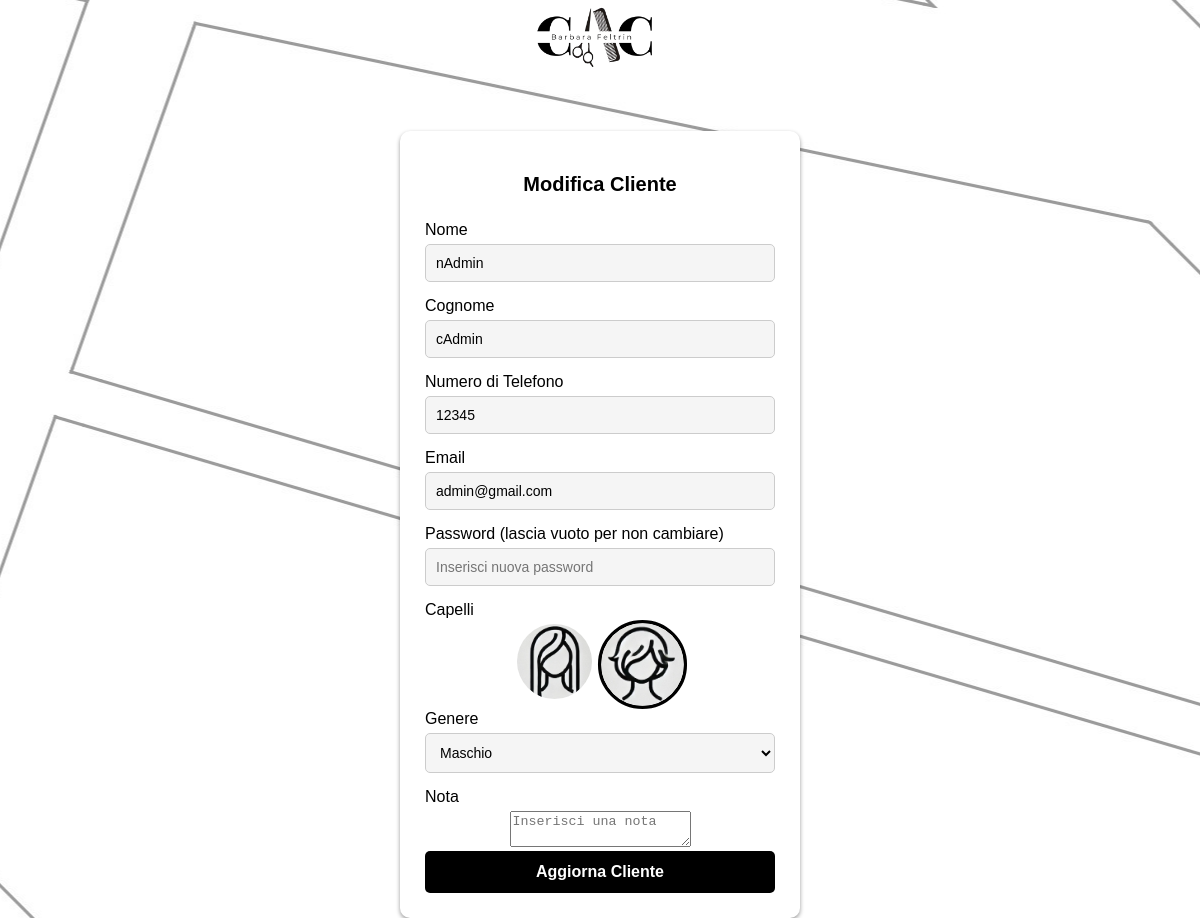
The page /add-edit/modifica_cliente.php?id=1 (signed in) on the database its author committed.
### tables this page shows
CREATE TABLE IF NOT EXISTS Customer (

    customer_id INT PRIMARY KEY AUTO_INCREMENT,
    fName VARCHAR(50) NOT NULL,
    lName VARCHAR(50) NOT NULL,
    hair ENUM ('lunghi', 'corti') NOT NULL,
    phoneN VARCHAR(15),
    password VARCHAR(255),
    gender ENUM ('maschio', 'femmina') NOT NULL,
    preference ENUM ('Barbara', 'Giulia','Casuale') DEFAULT 'Casuale',
    email VARCHAR(254),
    wants_notification TINYINT(1) NOT NULL DEFAULT 1,
    user_tipe ENUM ('cliente','amministratore','operatrice') DEFAULT 'cliente', 
    nota TEXT
);

### add-edit/modifica_cliente.php (the view, shortened to what this page needs)
<?php
require_once __DIR__ . '/../connect.php';
if ($_SERVER['REQUEST_METHOD'] === 'GET') {
    if (isset($_GET['id']) && !empty($_GET['id'])) {
        $customer_id = $_GET['id'];
        $sql = "SELECT * FROM Customer WHERE customer_id = ?";
        $stmt = $conn->prepare($sql);
        $stmt->bind_param("i", $customer_id);
        $stmt->execute();
        $result = $stmt->get_result();
        if ($result->num_rows > 0) {
            $customer = $result->fetch_assoc();
        } else {
            echo "Cliente non trovato.";
            exit();
        }
    } else {
        echo "ID cliente mancante.";
        exit();
    }
}
?>
<!DOCTYPE html>
<html lang="it">
<head>
    <link rel="stylesheet" href=".././style/barra_alta.css">
    <link rel="stylesheet" href=".././style/style_input.css">
<?php include '.././view-get/barra.php'; ?>
<body>
    <div class="logo-container">
        <img src=".././style/rullino/logo.png" alt="Che Capelli Logo" class="logo">
    </div>
    <div class="form-container">
        <h2>Modifica Cliente</h2>
        <form action=".././add-edit/modifica_cliente.php" method="post">
            <label for="fName">Nome</label>
            <input type="text" id="fName" name="fName" placeholder="Inserisci nome"
                   value="<?php echo isset($customer['fName']) ? htmlspecialchars($customer['fName']) : ''; ?>" required>
            <label for="lName">Cognome</label>
            <input type="text" id="lName" name="lName" placeholder="Inserisci cognome"
                   value="<?php echo isset($customer['lName']) ? htmlspecialchars($customer['lName']) : ''; ?>" required>
            <label for="phoneN">Numero di Telefono</label>
            <input type="tel" id="phoneN" name="phoneN" placeholder="Inserisci numero"
                   value="<?php echo isset($customer['phoneN']) ? htmlspecialchars($customer['phoneN']) : ''; ?>" required>
            <label for="email">Email</label>
            <input type="email" id="email" name="email" placeholder="Inserisci email"
                   value="<?php echo isset($customer['email']) ? htmlspecialchars($customer['email']) : ''; ?>" required>
            <label for="password">Password (lascia vuoto per non cambiare)</label>
            <input type="password" id="password" name="password" placeholder="Inserisci nuova password">
            <label>Capelli</label>
            <div class="buttons_select">
                <div class="radio_menu">
                    <label for="lunghi" class="img_label">
                        <img src=".././style/rullino/capelliLunghi.png" class="img_sceltacapelli" alt="Lunghi">
                    </label>
                </div>
                <div class="radio_menu">
                    <label for="corti" class="img_label">
                        <img src=".././style/rullino/capellicorti.png" class="img_sceltacapelli" alt="Corti">
                    </label>
                </div>
            </div>
            <label for="gender">Genere</label>
            <select id="gender" name="gender">
                <option value="maschio" <?php if((isset($customer['gender']) && $customer['gender'] == 'maschio')) echo 'selected'; ?>>Maschio</option>
            </select>
            <label for="nota">Nota</label>
            <textarea id="nota" name="nota" placeholder="Inserisci una nota"><?php echo isset($customer['nota']) ? htmlspecialchars($customer['nota']) : ''; ?></textarea>
            <button type="submit">Aggiorna Cliente</button>
        </form>
    </div>
</body>
</html>

### style/barra_alta.css (style rules this page uses)
body { display: flex; flex-direction: column; justify-content: center; margin: 0; padding: 0; font-family: Arial, sans-serif; background-color: #fff; background: url('.././style/rullino/vetrina.jpg'); color: #000; background-position: center; }
.logo { height: 70px; width: auto; cursor: pointer; }

### style/style_input.css (style rules this page uses)
body { font-family: Arial, sans-serif; display: flex; flex-direction: column; justify-content: center; align-items: center; margin: 0; background-image: url('.././style/rullino/vetrina.jpg'); background-size: cover; background-position: center; background-repeat: no-repeat; background-attachment: fixed; width: 100vw; height: 100vh; padding-top: 40px; }
.logo-container { display: block; margin: 0 auto; width: 80%; max-width: 150px; margin-bottom: 20px; }
.logo-container img { width: auto; max-width: 140px; height: auto; justify-content: center; }
h2 { font-size: 20px; font-weight: bold; margin-bottom: 10px; display: flex; justify-content: center; align-items: center; }
label { display: block; text-align: left; margin-bottom: 5px; font-weight: normal; }
input { width: 100%; padding: 10px; margin-bottom: 10px; border: 1px solid #ccc; border-radius: 5px; font-size: 14px; background-color: #f5f5f5; box-sizing: border-box; }
button { width: 100%; padding: 12px; background-color: black; color: white; border: none; border-radius: 5px; cursor: pointer; font-size: 16px; font-weight: bold; }
.form-container { width: 350px; padding: 25px; background: white; border-radius: 10px; box-shadow: 0 2px 4px rgba(0, 0, 0, 0.4); text-align: center; display: flex; flex-direction: column; gap: 15px; }
.form-container input, .form-container select { width: 100%; padding: 10px; margin-bottom: 15px; border: 1px solid #ccc; border-radius: 5px; font-size: 14px; background-color: #f5f5f5; }
.form-container button { width: 100%; padding: 12px; background-color: black; color: white; border: none; border-radius: 5px; cursor: pointer; font-size: 16px; font-weight: bold; }
.buttons_select { display: flex; justify-content: center; gap: 10px; }
.img_sceltacapelli { width: 75px; height: 75px; border-radius: 50%; cursor: pointer; transition: border 0.3s ease, transform 0.3s ease; }
input[type="radio"]:checked + label .img_sceltacapelli { border: 3px solid black; transform: scale(1.1); }
.img_label { display: flex; justify-content: center; align-items: center; cursor: pointer; }

### rows shown on the page
customer: fName "nAdmin", lName "cAdmin", phoneN "12345", email "admin@gmail.com", gender "Maschio"
